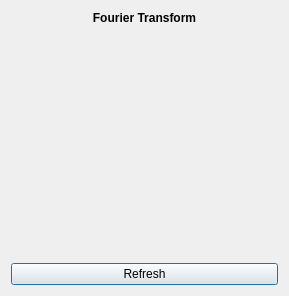
<?xml version="1.0" encoding="UTF-8"?>
<ui version="4.0">
 <class>LPanelFourierTransform</class>
 <widget class="QDialog" name="LPanelFourierTransform">
  <property name="geometry">
   <rect>
    <x>0</x>
    <y>0</y>
    <width>289</width>
    <height>296</height>
   </rect>
  </property>
  <property name="windowTitle">
   <string>Dialog</string>
  </property>
  <layout class="QGridLayout" name="gridLayout">
   <item row="0" column="0">
    <layout class="QVBoxLayout" name="mVerticalLayout">
     <item>
      <widget class="QLabel" name="mLabelTittle">
       <property name="sizePolicy">
        <sizepolicy hsizetype="Preferred" vsizetype="Fixed">
         <horstretch>0</horstretch>
         <verstretch>0</verstretch>
        </sizepolicy>
       </property>
       <property name="text">
        <string>&lt;html&gt;&lt;head/&gt;&lt;body&gt;&lt;p align=&quot;center&quot;&gt;&lt;span style=&quot; font-weight:600;&quot;&gt;Fourier Transform&lt;/span&gt;&lt;/p&gt;&lt;/body&gt;&lt;/html&gt;</string>
       </property>
      </widget>
     </item>
     <item>
      <layout class="QVBoxLayout" name="mLayoutContainer">
       <item>
        <widget class="QLabel" name="mLabelFourierTransform">
         <property name="sizePolicy">
          <sizepolicy hsizetype="Expanding" vsizetype="Expanding">
           <horstretch>0</horstretch>
           <verstretch>0</verstretch>
          </sizepolicy>
         </property>
         <property name="text">
          <string/>
         </property>
         <property name="alignment">
          <set>Qt::AlignCenter</set>
         </property>
        </widget>
       </item>
      </layout>
     </item>
    </layout>
   </item>
   <item row="1" column="0">
    <widget class="QPushButton" name="mButtonRefresh">
     <property name="text">
      <string>Refresh</string>
     </property>
    </widget>
   </item>
  </layout>
 </widget>
 <resources/>
 <connections/>
</ui>
